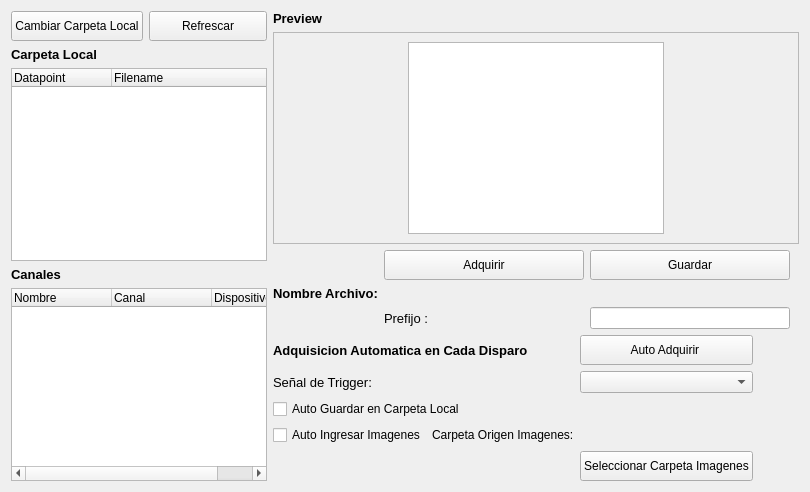
     <widget class="QWidget" name="tab_2">
      <attribute name="title">
       <string>Adquisicion</string>
      </attribute>
      <layout class="QGridLayout" name="gridLayout_16">
       <item row="0" column="0" rowspan="2">
        <layout class="QGridLayout" name="gridLayout_12">
         <item row="1" column="0">
          <widget class="QLabel" name="label_22">
           <property name="font">
            <font>
             <pointsize>10</pointsize>
             <bold>true</bold>
            </font>
           </property>
           <property name="text">
            <string>Carpeta Local</string>
           </property>
           <property name="alignment">
            <set>Qt::AlignmentFlag::AlignLeading|Qt::AlignmentFlag::AlignLeft|Qt::AlignmentFlag::AlignVCenter</set>
           </property>
          </widget>
         </item>
         <item row="0" column="0">
          <widget class="QPushButton" name="adquisicion_seleccionar_carpeta">
           <property name="minimumSize">
            <size>
             <width>0</width>
             <height>30</height>
            </size>
           </property>
           <property name="maximumSize">
            <size>
             <width>16777215</width>
             <height>40</height>
            </size>
           </property>
           <property name="font">
            <font>
             <pointsize>9</pointsize>
             <bold>false</bold>
            </font>
           </property>
           <property name="text">
            <string>Cambiar Carpeta Local</string>
           </property>
          </widget>
         </item>
         <item row="2" column="0" colspan="2">
          <widget class="QTreeWidget" name="adquisicion_archivos_locales">
           <property name="font">
            <font>
             <pointsize>9</pointsize>
             <bold>false</bold>
            </font>
           </property>
           <column>
            <property name="text">
             <string>Datapoint</string>
            </property>
           </column>
           <column>
            <property name="text">
             <string>Filename</string>
            </property>
           </column>
          </widget>
         </item>
         <item row="1" column="1">
          <widget class="QLabel" name="adquisicion_label_archivos_locales">
           <property name="font">
            <font>
             <pointsize>9</pointsize>
             <bold>false</bold>
            </font>
           </property>
           <property name="text">
            <string/>
           </property>
           <property name="alignment">
            <set>Qt::AlignmentFlag::AlignLeading|Qt::AlignmentFlag::AlignLeft|Qt::AlignmentFlag::AlignVCenter</set>
           </property>
          </widget>
         </item>
         <item row="0" column="1">
          <widget class="QPushButton" name="adquisicion_refrescar">
           <property name="minimumSize">
            <size>
             <width>0</width>
             <height>30</height>
            </size>
           </property>
           <property name="maximumSize">
            <size>
             <width>16777215</width>
             <height>40</height>
            </size>
           </property>
           <property name="font">
            <font>
             <pointsize>9</pointsize>
             <bold>false</bold>
            </font>
           </property>
           <property name="text">
            <string>Refrescar</string>
           </property>
          </widget>
         </item>
         <item row="4" column="0" colspan="2">
          <widget class="QTreeWidget" name="adquisicion_origen_datos">
           <property name="font">
            <font>
             <pointsize>9</pointsize>
             <bold>false</bold>
            </font>
           </property>
           <column>
            <property name="text">
             <string>Nombre</string>
            </property>
           </column>
           <column>
            <property name="text">
             <string>Canal</string>
            </property>
           </column>
           <column>
            <property name="text">
             <string>Dispositivo</string>
            </property>
           </column>
          </widget>
         </item>
         <item row="3" column="0" colspan="2">
          <widget class="QLabel" name="label_10">
           <property name="font">
            <font>
             <pointsize>10</pointsize>
             <bold>true</bold>
            </font>
           </property>
           <property name="text">
            <string>Canales</string>
           </property>
          </widget>
         </item>
        </layout>
       </item>
       <item row="1" column="1">
        <layout class="QGridLayout" name="gridLayout_15">
         <item row="6" column="1" colspan="3">
          <widget class="QCheckBox" name="adquisicion_auto_guardar">
           <property name="font">
            <font>
             <pointsize>9</pointsize>
             <bold>false</bold>
            </font>
           </property>
           <property name="text">
            <string>Auto Guardar en Carpeta Local</string>
           </property>
          </widget>
         </item>
         <item row="8" column="3">
          <widget class="QPushButton" name="adquisicion_seleccionar_carpeta_imagenes">
           <property name="sizePolicy">
            <sizepolicy hsizetype="Expanding" vsizetype="Minimum">
             <horstretch>0</horstretch>
             <verstretch>0</verstretch>
            </sizepolicy>
           </property>
           <property name="minimumSize">
            <size>
             <width>0</width>
             <height>30</height>
            </size>
           </property>
           <property name="maximumSize">
            <size>
             <width>300</width>
             <height>40</height>
            </size>
           </property>
           <property name="font">
            <font>
             <pointsize>9</pointsize>
             <bold>false</bold>
            </font>
           </property>
           <property name="text">
            <string>Seleccionar Carpeta Imagenes</string>
           </property>
          </widget>
         </item>
         <item row="0" column="1" colspan="2">
          <widget class="QLabel" name="label">
           <property name="font">
            <font>
             <pointsize>10</pointsize>
             <bold>true</bold>
            </font>
           </property>
           <property name="text">
            <string>Adquisicion Automatica en Cada Disparo</string>
           </property>
          </widget>
         </item>
         <item row="7" column="2">
          <widget class="QLabel" name="label_9">
           <property name="font">
            <font>
             <pointsize>9</pointsize>
             <bold>false</bold>
            </font>
           </property>
           <property name="text">
            <string>Carpeta Origen Imagenes:</string>
           </property>
          </widget>
         </item>
         <item row="7" column="1">
          <widget class="QCheckBox" name="adquisicion_auto_imagenes">
           <property name="font">
            <font>
             <pointsize>9</pointsize>
             <bold>false</bold>
            </font>
           </property>
           <property name="text">
            <string>Auto Ingresar Imagenes</string>
           </property>
          </widget>
         </item>
         <item row="0" column="4">
          <spacer name="horizontalSpacer_3">
           <property name="orientation">
            <enum>Qt::Orientation::Horizontal</enum>
           </property>
           <property name="sizeHint" stdset="0">
            <size>
             <width>40</width>
             <height>20</height>
            </size>
           </property>
          </spacer>
         </item>
         <item row="0" column="3">
          <widget class="QPushButton" name="adquisicion_auto">
           <property name="sizePolicy">
            <sizepolicy hsizetype="Expanding" vsizetype="Minimum">
             <horstretch>0</horstretch>
             <verstretch>0</verstretch>
            </sizepolicy>
           </property>
           <property name="minimumSize">
            <size>
             <width>0</width>
             <height>30</height>
            </size>
           </property>
           <property name="maximumSize">
            <size>
             <width>300</width>
             <height>40</height>
            </size>
           </property>
           <property name="font">
            <font>
             <pointsize>9</pointsize>
             <bold>false</bold>
            </font>
           </property>
           <property name="layoutDirection">
            <enum>Qt::LayoutDirection::LeftToRight</enum>
           </property>
           <property name="text">
            <string>Auto Adquirir </string>
           </property>
          </widget>
         </item>
         <item row="7" column="3" colspan="2">
          <widget class="QLabel" name="adquisicion_label_carpeta_imagenes">
           <property name="sizePolicy">
            <sizepolicy hsizetype="Expanding" vsizetype="Minimum">
             <horstretch>0</horstretch>
             <verstretch>0</verstretch>
            </sizepolicy>
           </property>
           <property name="font">
            <font>
             <pointsize>9</pointsize>
             <bold>false</bold>
            </font>
           </property>
           <property name="text">
            <string/>
           </property>
          </widget>
         </item>
         <item row="5" column="1" colspan="2">
          <widget class="QLabel" name="label_11">
           <property name="font">
            <font>
             <pointsize>10</pointsize>
             <bold>false</bold>
            </font>
           </property>
           <property name="text">
            <string>Señal de Trigger:</string>
           </property>
          </widget>
         </item>
         <item row="5" column="3">
          <widget class="QComboBox" name="adquisicion_fuente_trigger">
           <property name="font">
            <font>
             <pointsize>9</pointsize>
             <bold>false</bold>
            </font>
           </property>
          </widget>
         </item>
        </layout>
       </item>
       <item row="0" column="1">
        <layout class="QGridLayout" name="gridLayout_13">
         <item row="5" column="1">
          <widget class="QPushButton" name="adquisicion_adquirir">
           <property name="sizePolicy">
            <sizepolicy hsizetype="Expanding" vsizetype="Minimum">
             <horstretch>0</horstretch>
             <verstretch>0</verstretch>
            </sizepolicy>
           </property>
           <property name="minimumSize">
            <size>
             <width>0</width>
             <height>30</height>
            </size>
           </property>
           <property name="maximumSize">
            <size>
             <width>200</width>
             <height>40</height>
            </size>
           </property>
           <property name="font">
            <font>
             <pointsize>9</pointsize>
             <bold>false</bold>
            </font>
           </property>
           <property name="text">
            <string>Adquirir</string>
           </property>
          </widget>
         </item>
         <item row="6" column="0">
          <widget class="QLabel" name="label_19">
           <property name="font">
            <font>
             <pointsize>10</pointsize>
             <bold>true</bold>
            </font>
           </property>
           <property name="text">
            <string>Nombre Archivo:</string>
           </property>
          </widget>
         </item>
         <item row="5" column="2">
          <widget class="QPushButton" name="adquisicion_guardar">
           <property name="sizePolicy">
            <sizepolicy hsizetype="Expanding" vsizetype="Minimum">
             <horstretch>0</horstretch>
             <verstretch>0</verstretch>
            </sizepolicy>
           </property>
           <property name="minimumSize">
            <size>
             <width>0</width>
             <height>30</height>
            </size>
           </property>
           <property name="maximumSize">
            <size>
             <width>200</width>
             <height>40</height>
            </size>
           </property>
           <property name="font">
            <font>
             <pointsize>9</pointsize>
             <bold>false</bold>
            </font>
           </property>
           <property name="text">
            <string>Guardar</string>
           </property>
          </widget>
         </item>
         <item row="4" column="0" colspan="4">
          <widget class="QFrame" name="frame">
           <property name="maximumSize">
            <size>
             <width>16777215</width>
             <height>500</height>
            </size>
           </property>
           <property name="frameShape">
            <enum>QFrame::Shape::StyledPanel</enum>
           </property>
           <property name="frameShadow">
            <enum>QFrame::Shadow::Raised</enum>
           </property>
           <layout class="QGridLayout" name="gridLayout_14">
            <item row="0" column="1">
             <widget class="QTextBrowser" name="adquisicion_preview_text">
              <property name="font">
               <font>
                <pointsize>9</pointsize>
                <bold>false</bold>
               </font>
              </property>
              <property name="html">
               <string>&lt;!DOCTYPE HTML PUBLIC &quot;-//W3C//DTD HTML 4.0//EN&quot; &quot;http://www.w3.org/TR/REC-html40/strict.dtd&quot;&gt;
&lt;html&gt;&lt;head&gt;&lt;meta name=&quot;qrichtext&quot; content=&quot;1&quot; /&gt;&lt;meta charset=&quot;utf-8&quot; /&gt;&lt;style type=&quot;text/css&quot;&gt;
p, li { white-space: pre-wrap; }
hr { height: 1px; border-width: 0; }
li.unchecked::marker { content: &quot;\2610&quot;; }
li.checked::marker { content: &quot;\2612&quot;; }
&lt;/style&gt;&lt;/head&gt;&lt;body style=&quot; font-family:'Segoe UI'; font-size:9pt; font-weight:400; font-style:normal;&quot;&gt;
&lt;p style=&quot;-qt-paragraph-type:empty; margin-top:12px; margin-bottom:12px; margin-left:0px; margin-right:0px; -qt-block-indent:0; text-indent:0px;&quot;&gt;&lt;br /&gt;&lt;/p&gt;&lt;/body&gt;&lt;/html&gt;</string>
              </property>
             </widget>
            </item>
            <item row="0" column="2">
             <widget class="QLabel" name="adquisicion_preview_image">
              <property name="sizePolicy">
               <sizepolicy hsizetype="Expanding" vsizetype="Expanding">
                <horstretch>0</horstretch>
                <verstretch>0</verstretch>
               </sizepolicy>
              </property>
              <property name="font">
               <font>
                <pointsize>9</pointsize>
                <bold>false</bold>
               </font>
              </property>
              <property name="text">
               <string/>
              </property>
              <property name="alignment">
               <set>Qt::AlignmentFlag::AlignCenter</set>
              </property>
             </widget>
            </item>
            <item row="0" column="0">
             <widget class="PlotWidget" name="adquisicion_preview_graph" native="true">
              <property name="sizePolicy">
               <sizepolicy hsizetype="Expanding" vsizetype="Expanding">
                <horstretch>0</horstretch>
                <verstretch>0</verstretch>
               </sizepolicy>
              </property>
              <property name="font">
               <font>
                <pointsize>9</pointsize>
                <bold>false</bold>
               </font>
              </property>
              <property name="autoFillBackground">
               <bool>false</bool>
              </property>
             </widget>
            </item>
           </layout>
          </widget>
         </item>
         <item row="0" column="0" colspan="4">
          <widget class="QLabel" name="label_8">
           <property name="font">
            <font>
             <pointsize>10</pointsize>
             <bold>true</bold>
            </font>
           </property>
           <property name="text">
            <string>Preview</string>
           </property>
          </widget>
         </item>
         <item row="6" column="1" colspan="3">
          <widget class="QLabel" name="adquisicion_label_preview">
           <property name="font">
            <font>
             <pointsize>9</pointsize>
             <bold>true</bold>
            </font>
           </property>
           <property name="text">
            <string/>
           </property>
           <property name="alignment">
            <set>Qt::AlignmentFlag::AlignRight|Qt::AlignmentFlag::AlignTrailing|Qt::AlignmentFlag::AlignVCenter</set>
           </property>
          </widget>
         </item>
         <item row="7" column="1">
          <widget class="QLabel" name="label_23">
           <property name="sizePolicy">
            <sizepolicy hsizetype="Minimum" vsizetype="Preferred">
             <horstretch>0</horstretch>
             <verstretch>0</verstretch>
            </sizepolicy>
           </property>
           <property name="font">
            <font>
             <pointsize>10</pointsize>
             <bold>false</bold>
            </font>
           </property>
           <property name="text">
            <string>Prefijo :</string>
           </property>
          </widget>
         </item>
         <item row="7" column="2">
          <widget class="QLineEdit" name="adquisicion_prefijo">
           <property name="sizePolicy">
            <sizepolicy hsizetype="Minimum" vsizetype="Fixed">
             <horstretch>0</horstretch>
             <verstretch>0</verstretch>
            </sizepolicy>
           </property>
           <property name="font">
            <font>
             <pointsize>9</pointsize>
             <bold>false</bold>
            </font>
           </property>
           <property name="text">
            <string/>
           </property>
          </widget>
         </item>
        </layout>
       </item>
      </layout>
     </widget>
